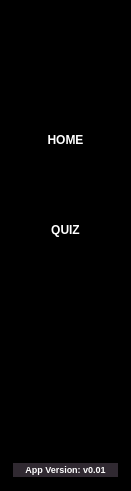
    <widget class="QFrame" name="Home_Quiz">
     <property name="geometry">
      <rect>
       <x>0</x>
       <y>120</y>
       <width>131</width>
       <height>491</height>
      </rect>
     </property>
     <property name="styleSheet">
      <string notr="true">background-color: rgb(0, 0, 0);
border :3px solid black;
border-top-left-radius :20px;
border-top-right-radius : 20px; 
border-bottom-left-radius : 0px; 
border-bottom-right-radius : 0px</string>
     </property>
     <property name="frameShape">
      <enum>QFrame::StyledPanel</enum>
     </property>
     <property name="frameShadow">
      <enum>QFrame::Raised</enum>
     </property>
     <widget class="QFrame" name="HomeFrame">
      <property name="geometry">
       <rect>
        <x>40</x>
        <y>80</y>
        <width>51</width>
        <height>71</height>
       </rect>
      </property>
      <property name="frameShape">
       <enum>QFrame::StyledPanel</enum>
      </property>
      <property name="frameShadow">
       <enum>QFrame::Raised</enum>
      </property>
      <widget class="QPushButton" name="homeButton">
       <property name="geometry">
        <rect>
         <x>0</x>
         <y>0</y>
         <width>51</width>
         <height>51</height>
        </rect>
       </property>
       <property name="cursor">
        <cursorShape>PointingHandCursor</cursorShape>
       </property>
       <property name="styleSheet">
        <string notr="true">background-color: rgb(0, 0, 0);</string>
       </property>
       <property name="text">
        <string/>
       </property>
       <property name="icon">
        <iconset>
         <normaloff>../Resources/home_selected.jpg</normaloff>../Resources/home_selected.jpg</iconset>
       </property>
       <property name="iconSize">
        <size>
         <width>50</width>
         <height>50</height>
        </size>
       </property>
      </widget>
      <widget class="QLabel" name="homeLabel">
       <property name="geometry">
        <rect>
         <x>0</x>
         <y>50</y>
         <width>51</width>
         <height>21</height>
        </rect>
       </property>
       <property name="font">
        <font>
         <weight>75</weight>
         <bold>true</bold>
        </font>
       </property>
       <property name="styleSheet">
        <string notr="true">color: rgb(255, 255, 255);
background-color: rgb(0, 0, 0);</string>
       </property>
       <property name="text">
        <string>&lt;html&gt;&lt;head/&gt;&lt;body&gt;&lt;p&gt;&lt;span style=&quot; font-weight:600;&quot;&gt;HOME&lt;/span&gt;&lt;/p&gt;&lt;/body&gt;&lt;/html&gt;</string>
       </property>
       <property name="alignment">
        <set>Qt::AlignCenter</set>
       </property>
      </widget>
     </widget>
     <widget class="QFrame" name="QuizFrame">
      <property name="geometry">
       <rect>
        <x>40</x>
        <y>170</y>
        <width>51</width>
        <height>71</height>
       </rect>
      </property>
      <property name="frameShape">
       <enum>QFrame::StyledPanel</enum>
      </property>
      <property name="frameShadow">
       <enum>QFrame::Raised</enum>
      </property>
      <widget class="QPushButton" name="quizButton">
       <property name="geometry">
        <rect>
         <x>0</x>
         <y>0</y>
         <width>51</width>
         <height>51</height>
        </rect>
       </property>
       <property name="cursor">
        <cursorShape>PointingHandCursor</cursorShape>
       </property>
       <property name="styleSheet">
        <string notr="true">background-color: rgb(0, 0, 0);</string>
       </property>
       <property name="text">
        <string/>
       </property>
       <property name="icon">
        <iconset>
         <normaloff>../Resources/quiz.jpg</normaloff>../Resources/quiz.jpg</iconset>
       </property>
       <property name="iconSize">
        <size>
         <width>55</width>
         <height>70</height>
        </size>
       </property>
      </widget>
      <widget class="QLabel" name="quizLabel">
       <property name="geometry">
        <rect>
         <x>0</x>
         <y>50</y>
         <width>51</width>
         <height>21</height>
        </rect>
       </property>
       <property name="font">
        <font>
         <weight>75</weight>
         <bold>true</bold>
        </font>
       </property>
       <property name="styleSheet">
        <string notr="true">color: rgb(255, 255, 255);
background-color: rgb(0, 0, 0);</string>
       </property>
       <property name="text">
        <string>&lt;html&gt;&lt;head/&gt;&lt;body&gt;&lt;p&gt;&lt;span style=&quot; font-weight:600;&quot;&gt;QUIZ&lt;/span&gt;&lt;/p&gt;&lt;/body&gt;&lt;/html&gt;</string>
       </property>
       <property name="alignment">
        <set>Qt::AlignCenter</set>
       </property>
      </widget>
     </widget>
     <widget class="QPushButton" name="settingsButton">
      <property name="geometry">
       <rect>
        <x>80</x>
        <y>346</y>
        <width>41</width>
        <height>41</height>
       </rect>
      </property>
      <property name="cursor">
       <cursorShape>PointingHandCursor</cursorShape>
      </property>
      <property name="styleSheet">
       <string notr="true">background-color: rgb(0, 0, 0);</string>
      </property>
      <property name="text">
       <string/>
      </property>
      <property name="icon">
       <iconset>
        <normaloff>../Resources/settings.jpg</normaloff>../Resources/settings.jpg</iconset>
      </property>
      <property name="iconSize">
       <size>
        <width>40</width>
        <height>40</height>
       </size>
      </property>
     </widget>
     <widget class="QPushButton" name="helpButton">
      <property name="geometry">
       <rect>
        <x>80</x>
        <y>396</y>
        <width>41</width>
        <height>41</height>
       </rect>
      </property>
      <property name="cursor">
       <cursorShape>PointingHandCursor</cursorShape>
      </property>
      <property name="styleSheet">
       <string notr="true">background-color: rgb(0, 0, 0);</string>
      </property>
      <property name="text">
       <string/>
      </property>
      <property name="icon">
       <iconset>
        <normaloff>../Resources/help.jpg</normaloff>../Resources/help.jpg</iconset>
      </property>
      <property name="iconSize">
       <size>
        <width>40</width>
        <height>40</height>
       </size>
      </property>
     </widget>
     <widget class="QLabel" name="app_version">
      <property name="geometry">
       <rect>
        <x>10</x>
        <y>460</y>
        <width>111</width>
        <height>20</height>
       </rect>
      </property>
      <property name="font">
       <font>
        <pointsize>7</pointsize>
        <weight>75</weight>
        <bold>true</bold>
       </font>
      </property>
      <property name="styleSheet">
       <string notr="true">background-color: rgba(135, 117, 138, 90);
color: rgb(255, 255, 255);
border-radius: 15px;</string>
      </property>
      <property name="text">
       <string>&lt;html&gt;&lt;head/&gt;&lt;body&gt;&lt;p&gt;&lt;span style=&quot; font-weight:600;&quot;&gt;App Version: v0.01&lt;/span&gt;&lt;/p&gt;&lt;/body&gt;&lt;/html&gt;</string>
      </property>
      <property name="alignment">
       <set>Qt::AlignCenter</set>
      </property>
     </widget>
    </widget>
